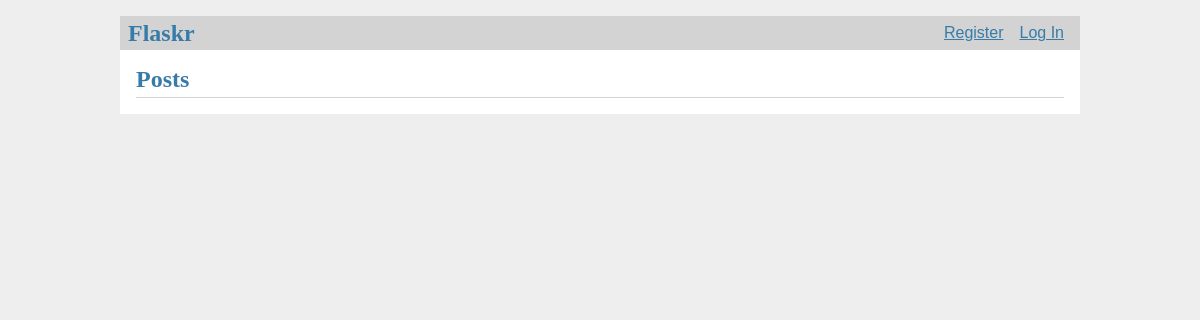
Before: / with the older database file.
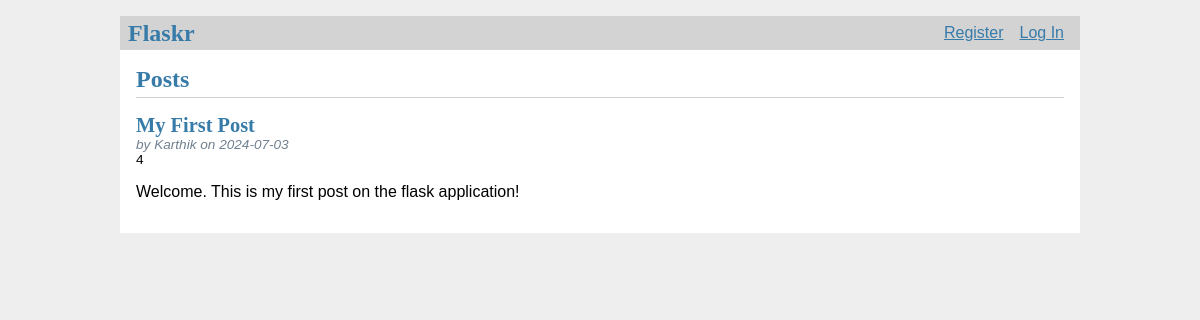
After: the same page with the newer database file.
### tables this page shows
CREATE TABLE post (
    id INTEGER PRIMARY KEY AUTOINCREMENT,
    author_id INTEGER NOT NULL,
    created_at TIMESTAMP NOT NULL DEFAULT CURRENT_TIMESTAMP,
    title TEXT NOT NULL,
    body TEST NOT NULL,
    FOREIGN KEY (author_id) REFERENCES users (id)
);

CREATE TABLE users(
    id INTEGER PRIMARY KEY AUTOINCREMENT,
    username TEXT UNIQUE NOT NULL,
    password TEXT NOT NULL

);

### flaskr/blog.py (the view)
@bp.route('/')
def index():
    db = get_db()
    posts = db.execute(
        'SELECT post.id, title, body, created_at, author_id, username FROM post JOIN users ON post.author_id = users.id ORDER BY created_at DESC'
    ).fetchall()
    return render_template('blog/index.html', posts=posts)

### flaskr/auth.py (called while the page is built)
@bp.before_app_request
def load_logged_in_user():
    user_id = session.get('user_id')
    if user_id is None:
        g.user = None
    else:
        g.user = get_db().execute(
            'SELECT * FROM users WHERE id = ?', (user_id,)
        ).fetchone()

### flaskr/db.py (called while the page is built)
def get_db():
    if 'db' not in g:
        g.db = sqlite3.connect(
            current_app.config['DATABASE'],
            detect_types=sqlite3.PARSE_DECLTYPES
        )
        g.db.row_factory=sqlite3.Row
    return g.db

### flaskr/templates/blog/index.html (shortened to what this page needs)
{% extends "base.html" %}
{% block header %}
    <h1> {% block title%} Posts {% endblock %} </h1>
{% endblock %}
{% block content %}
    {% for post in posts %}
        <article class="post">
            <header>
                <div>
                    <h1> {{ post['title'] }} </h1>
                    <div class="about"> by {{ post['username']}} on {{post['created_at'].strftime('%Y-%m-%d')}}</div>
                    {{post['id']}}
                </div>
            </header>
            <p class="body">{{ post['body'] }}</p>
        </article>
    {% endfor %}
{% endblock %}

### flaskr/templates/base.html (shortened to what this page needs)
<!doctype html>
<link rel="stylesheet" href="{{ url_for('static', filename='style.css') }}">
<nav>
    <h1>Flaskr</h1>
    <ul>
        {% if g.user%}
            <li><span>{{ g.user['username'] }}</span> </li>
            <li><a href="{{ url_for('auth.logout') }}">Log Out</a></li>
        {% else %}
            <li><a href="{{ url_for('auth.register') }}"> Register </a></li>
            <li><a href="{{ url_for('auth.login') }}"> Log In </a></li>
        {% endif %}
    </ul>
</nav>
<section class="content">
    <header>
        {% block header %}{% endblock %}
    </header>
        {% block content %}{%endblock%}
</section>

### flaskr/static/style.css (style rules this page uses)
h1 { font-family: serif; color: #377ba8; margin: 1rem 0; }
a { color: #377ba8; }
nav { background: lightgray; display: flex; align-items: center; padding: 0 0.5rem; }
nav h1 { flex: auto; margin: 0; }
nav ul { display: flex; list-style: none; margin: 0; padding: 0; }
nav ul li a, nav ul li span, header .action { display: block; padding: 0.5rem; }
.content { padding: 0 1rem 1rem; }
.content > header { border-bottom: 1px solid lightgray; display: flex; align-items: flex-end; }
.content > header h1 { flex: auto; margin: 1rem 0 0.25rem 0; }
.post > header { display: flex; align-items: flex-end; font-size: 0.85em; }
.post > header > div:first-of-type { flex: auto; }
.post > header h1 { font-size: 1.5em; margin-bottom: 0; }
.post .about { color: slategray; font-style: italic; }
.post .body { white-space: pre-line; }
.content:last-child { margin-bottom: 0; }

Changed rows visible on the page:
added post: title "My First Post", username "Karthik", created_at "2024-07-03", id "4", body "Welcome. This is my first post on the flask application!"
